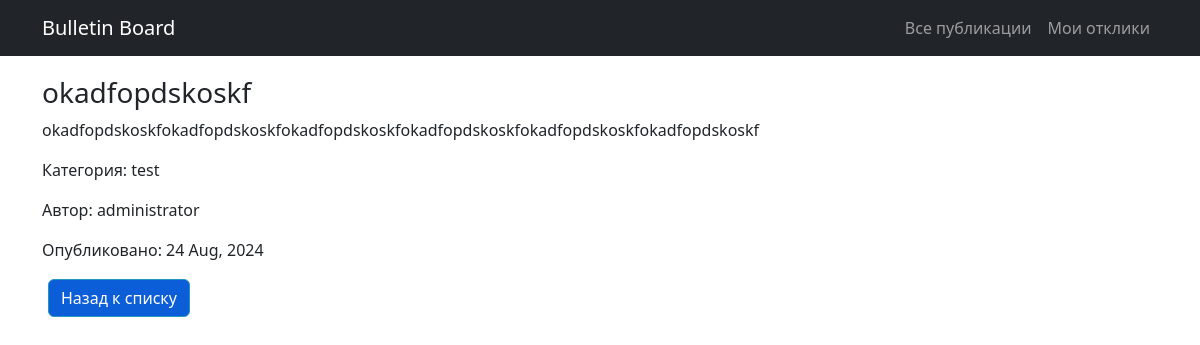
The app's page /2/, older data.
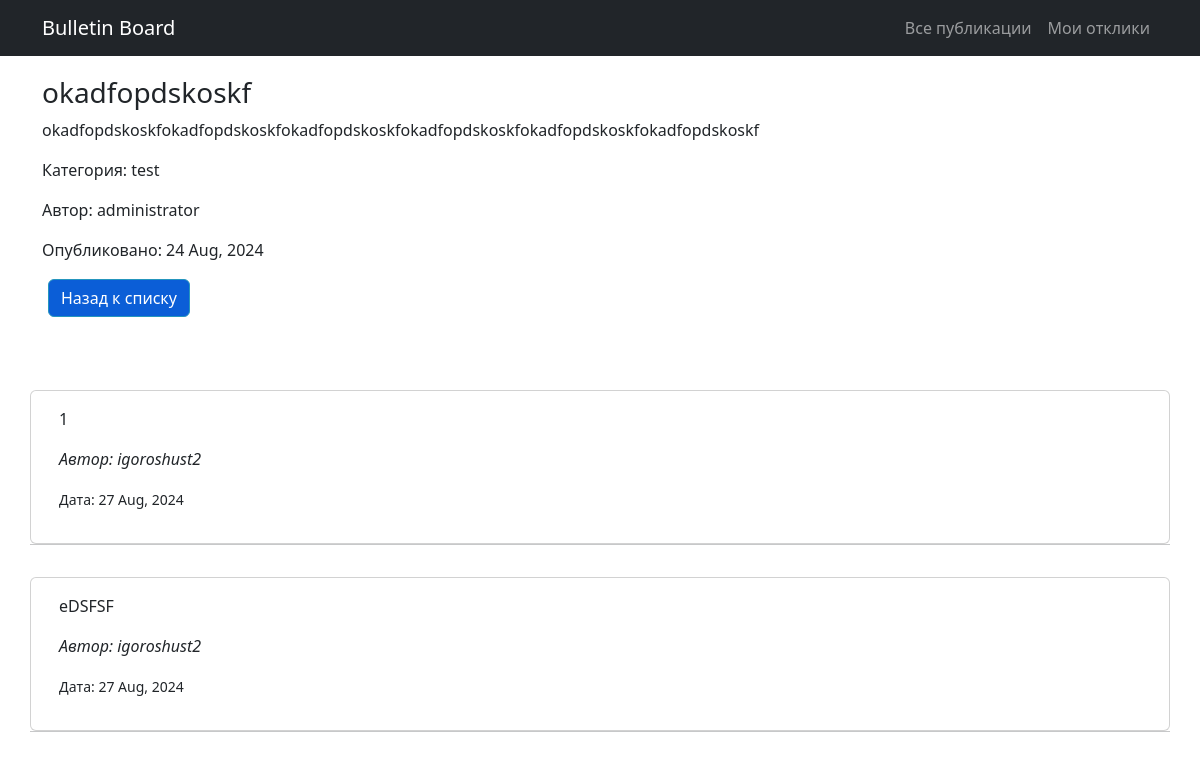
The same page, newer data.
### app/models.py (models this page shows, shortened)
class Response(models.Model):
    RESPONSE_LIST = (
        ('pending', 'отправлено'),
        ('accepted', 'принято'),
    )
    publication = models.ForeignKey(Publication, on_delete=models.CASCADE, related_name='responses')
    author = models.ForeignKey(User, on_delete=models.CASCADE, related_name='responses')
    status = models.CharField(max_length=20, choices=RESPONSE_LIST, default='отправлено')
    text = models.TextField()
    message = models.CharField(max_length=168)
    created = models.DateTimeField(auto_now_add=True)
    updated = models.DateTimeField(auto_now=True)
    class Meta:
        verbose_name = 'Отклик'
        verbose_name_plural = 'Отклики'

class User(AbstractUser):
    code = models.CharField(max_length=15, blank=True, null=True)
    email = models.EmailField(unique=True)
    is_active = models.BooleanField(default=False)
    is_superuser = models.BooleanField(default=False)
    def __str__(self):
        return self.username

### app/views.py (the view)
# urls.py: path('<int:pk>/', PublicationDetail.as_view(), name='publication_detail'),
class PublicationDetail(DetailView):
    model = Publication
    template_name = 'app/pub.html'
    context_object_name = 'publication'
    queryset = Publication.objects.all()

### app/models.py (called while the page is built)
    def __str__(self):
        return self.name

### templates/app/pub.html (shortened to what this page needs)
<!DOCTYPE html>
{% extends 'index.html' %}
{% block content %}
<h3 style="padding-top: 20px;">{{ publication.name }}</h3>
<p>{{ publication.title }}</p>
<p>Категория: {{ publication.category }}</p>
<p>Автор: {{ publication.author }}</p>
<p>Опубликовано: {{ publication.date|date:"d M, Y" }}</p>
<br>
<form>
    <button style="border: none; background-color: #ffffff;"><a href="{% url 'publication_list' %}" class="btn btn-primary">Назад к списку</a></button>
</form>
<br><br>
<br><br>
        {% for response in publication.responses.all %}
            <div class="card mt-3">
                <div class="card-body">
                        <p>{{ response.text }}</p>
                    <p><i>Автор: {{ response.author }}</i></p>
                    <p><small>Дата: {{ response.created|date:"d M, Y" }}</small></p>
                </div>
            </div><hr>
        {% endfor %}
{% endblock content %}

Row changes from the older to the newer data that the page shows:
added Response: text "1", author "igoroshust2", created "27 Aug, 2024"
added Response: text "eDSFSF", author "igoroshust2", created "27 Aug, 2024"
